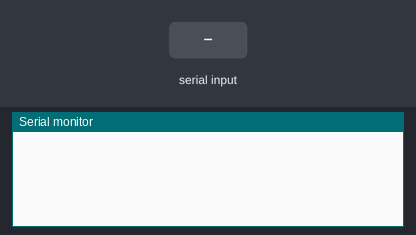
Recording of a sketch running on a simulated Arduino Uno, built with avr-gcc and run on an emulated ATmega328P. Shown: the last lines printed to the serial monitor. The inputs (shaded band) are chosen by the test bench. The modem accepts every AT command (registered, SIM ready, sends succeed) and sends nothing else.

Above: at 1.3 s.
1.4 s: "1\n" received over Serial
At 2.7 s:
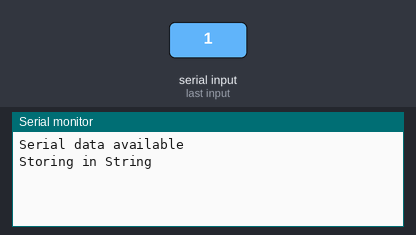
At 6.8 s:
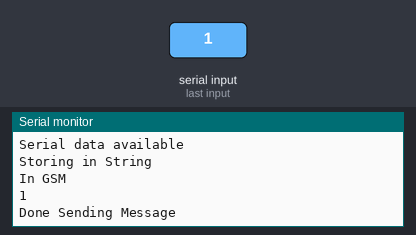

Measured:
- after the input at 1.4 s, the serial monitor: prints a new line at once (image 1)

The sketch:

YeFinalH.ino
```cpp
#include <SoftwareSerial.h>

SoftwareSerial gsm(2,3);
int counter = 0;
String msg1;

void setup() {
  gsm.begin(9600);
  Serial.begin(9600);
  delay(100);
}

void loop() {
  while (!Serial.available()) {} // wait for data to arrive
  // serial read section
  while (Serial.available()) {

    if(Serial.available()>0) {

      msg1 = Serial.readStringUntil('\n');
      Serial.println("Serial data available");
        Serial.println("Storing in String");

      if(counter<1) {
        SendMessage();
          Serial.println("Done Sending Message");

        counter++;
      }
    }
    delay(500);
  }
  //if (mySerial.available()>0) Serial.write(mySerial.read());
}


void SendMessage() {
   delay(100);
  Serial.begin(9600);
  gsm.begin(9600);
  gsm.println("AT+CMGF=1");
  //Sets the GSM Module in Text Mode
  delay(1000);
  gsm.println("AT+CMGS=\"+917013331288\"\r");
  delay(1000);
  // Delay of 1000 milli seconds or 1 second
  gsm.println(msg1);
  // Replace x with mobile number
  delay(1000);
  //gsm.println("Hello");
  // The SMS text you want to send
  Serial.println("In GSM");
  delay(100);
  gsm.println((char)26);
  // ASCII code of CTRL+Z
  delay(1000);
    //Serial.print(numb);
    Serial.println(msg1);


}

//Serial.print("AT+CMGS=\"+9232xxxxxxxx\"\r");
//Serial.print(numb);
//Serial.print(msg1);
```
